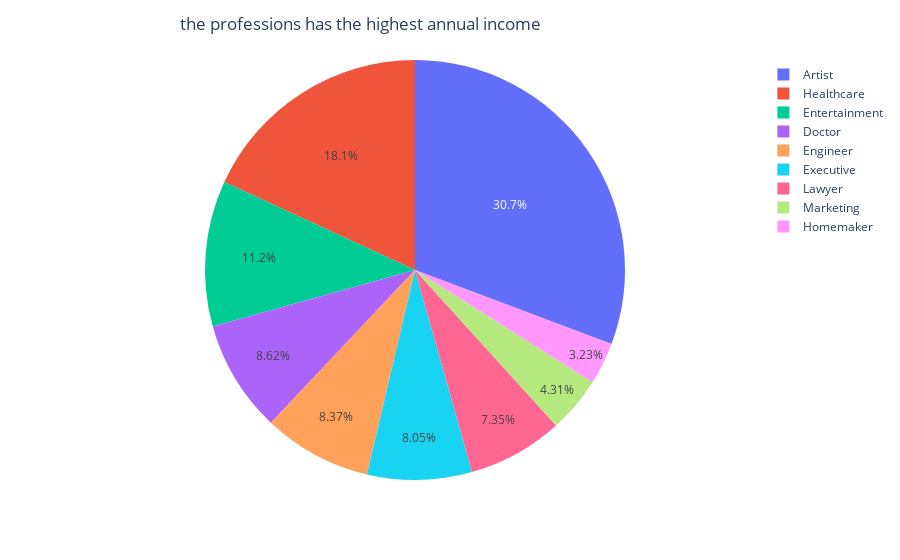

The notebook cell this image was saved under:
### Markdown cell above
> Q10 Which of the professions has the highest annual income?

### Code cell
fig = px.pie(data_frame=df1 , names =df1.groupby('Profession')['Annual Income ($)'].count().index
       , values = df1.groupby('Profession')['Annual Income ($)'].count().values)
fig.update_layout(title_text='the professions has the highest annual income', title_x=0.2)
fig.show()

### Figure 1 — Plotly figure (JSON) as saved in the notebook; plotly's stock layout.template omitted (floating-point values rounded to 4 significant figures)
{"data": [{"domain": {"x": [0, 1], "y": [0, 1]}, "hovertemplate": "label=%{label}<br>value=%{value}<extra></extra>", "labels": ["Artist", "Doctor", "Engineer", "Entertainment", "Executive", "Healthcare", "Homemaker", "Lawyer", "Marketing"], "legendgroup": "", "name": "", "showlegend": true, "type": "pie", "values": [485, 136, 132, 177, 127, 286, 51, 116, 68]}], "layout": {"legend": {"tracegroupgap": 0}, "margin": {"t": 60}, "title": {"text": "the professions has the highest annual income", "x": 0.2}}}
